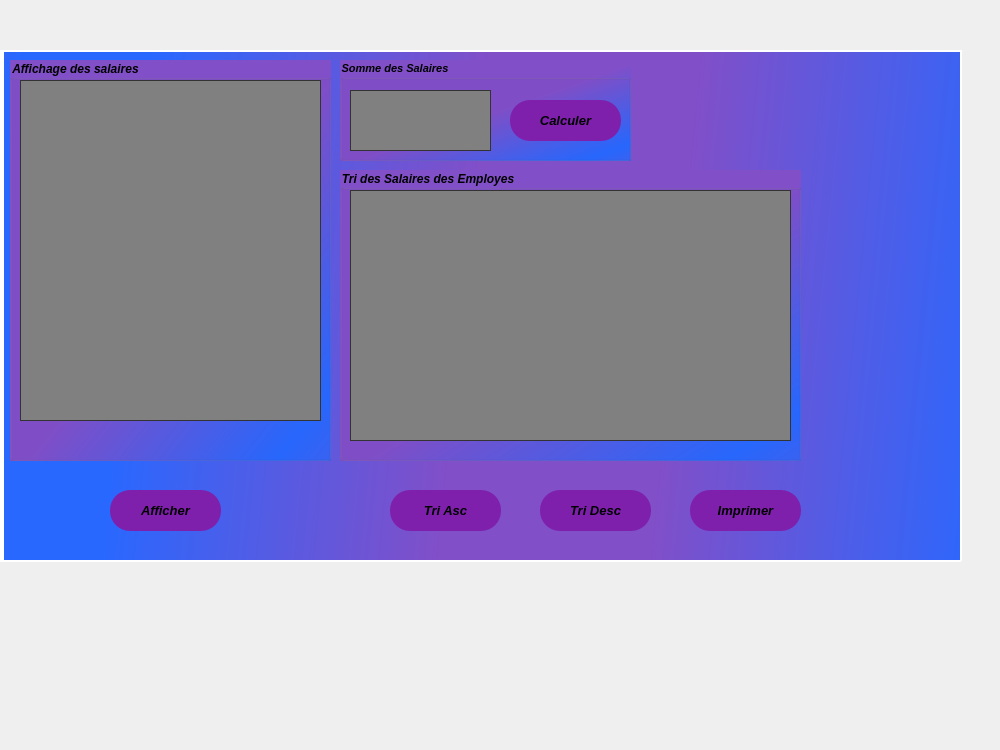
   <widget class="QWidget" name="tab_19">
    <attribute name="title">
     <string>Gestion des salaires</string>
    </attribute>
    <widget class="QLabel" name="label_21">
     <property name="geometry">
      <rect>
       <x>-10</x>
       <y>-100</y>
       <width>931</width>
       <height>671</height>
      </rect>
     </property>
     <property name="text">
      <string/>
     </property>
    </widget>
    <widget class="QPushButton" name="affichersalaire">
     <property name="geometry">
      <rect>
       <x>370</x>
       <y>440</y>
       <width>111</width>
       <height>41</height>
      </rect>
     </property>
     <property name="font">
      <font>
       <pointsize>10</pointsize>
       <weight>75</weight>
       <italic>true</italic>
       <bold>true</bold>
      </font>
     </property>
     <property name="styleSheet">
      <string notr="true">
QPushButton
{
border-radius: 10px 100px / 120px;
background-color: rgb(126, 32, 172);
border-color: rgb(0, 0, 255);
border-radius: 20px;
}
QPushButton:hover
{

border-left:10px solid rgb(255, 255, 255);
color:rgb(255, 255, 255);
}
QPushButton:pressed
{
font: 11pt &quot;Microsoft YaHei&quot;;
}

</string>
     </property>
     <property name="text">
      <string>Afficher</string>
     </property>
    </widget>
    <widget class="QLabel" name="label_11">
     <property name="geometry">
      <rect>
       <x>80</x>
       <y>50</y>
       <width>701</width>
       <height>421</height>
      </rect>
     </property>
     <property name="text">
      <string/>
     </property>
    </widget>
    <widget class="QLabel" name="label_34">
     <property name="geometry">
      <rect>
       <x>10</x>
       <y>20</y>
       <width>911</width>
       <height>561</height>
      </rect>
     </property>
     <property name="text">
      <string/>
     </property>
    </widget>
    <widget class="QLabel" name="label_12">
     <property name="geometry">
      <rect>
       <x>-10</x>
       <y>-100</y>
       <width>991</width>
       <height>741</height>
      </rect>
     </property>
     <property name="text">
      <string/>
     </property>
    </widget>
    <widget class="QLabel" name="label_35">
     <property name="geometry">
      <rect>
       <x>0</x>
       <y>50</y>
       <width>961</width>
       <height>511</height>
      </rect>
     </property>
     <property name="styleSheet">
      <string notr="true">background-color: qlineargradient(spread:pad, x1:0.338235, y1:0.006, x2:1, y2:1, stop:0.205882 rgba(141, 100, 200, 255), stop:1 rgba(112, 165, 255, 255));
background-color: qlineargradient(spread:reflect, x1:0.859, y1:0.402591, x2:0.083, y2:0.142, stop:0.205882 rgba(129, 79, 200, 255), stop:0.877451 rgba(40, 104, 255, 255));
background-color: qlineargradient(spread:reflect, x1:0.609, y1:0.17, x2:0.083, y2:0.142, stop:0.205882 rgba(129, 79, 200, 255), stop:0.877451 rgba(40, 104, 255, 255));</string>
     </property>
     <property name="text">
      <string/>
     </property>
    </widget>
    <widget class="QLabel" name="label_36">
     <property name="geometry">
      <rect>
       <x>0</x>
       <y>50</y>
       <width>961</width>
       <height>2</height>
      </rect>
     </property>
     <property name="styleSheet">
      <string notr="true">background-color: rgb(255, 255, 255);</string>
     </property>
     <property name="text">
      <string/>
     </property>
    </widget>
    <widget class="QLabel" name="label_37">
     <property name="geometry">
      <rect>
       <x>960</x>
       <y>50</y>
       <width>2</width>
       <height>511</height>
      </rect>
     </property>
     <property name="styleSheet">
      <string notr="true">background-color: rgb(255, 255, 255);</string>
     </property>
     <property name="text">
      <string/>
     </property>
    </widget>
    <widget class="QLabel" name="label_38">
     <property name="geometry">
      <rect>
       <x>0</x>
       <y>560</y>
       <width>961</width>
       <height>2</height>
      </rect>
     </property>
     <property name="styleSheet">
      <string notr="true">background-color: rgb(255, 255, 255);</string>
     </property>
     <property name="text">
      <string/>
     </property>
    </widget>
    <widget class="QLabel" name="label_39">
     <property name="geometry">
      <rect>
       <x>-16</x>
       <y>50</y>
       <width>20</width>
       <height>511</height>
      </rect>
     </property>
     <property name="styleSheet">
      <string notr="true">background-color: rgb(255, 255, 255);</string>
     </property>
     <property name="text">
      <string/>
     </property>
    </widget>
    <widget class="QPushButton" name="affichersalaire_2">
     <property name="geometry">
      <rect>
       <x>110</x>
       <y>490</y>
       <width>111</width>
       <height>41</height>
      </rect>
     </property>
     <property name="font">
      <font>
       <pointsize>10</pointsize>
       <weight>75</weight>
       <italic>true</italic>
       <bold>true</bold>
      </font>
     </property>
     <property name="styleSheet">
      <string notr="true">
QPushButton
{
border-radius: 10px 100px / 120px;
background-color: rgb(126, 32, 172);
border-color: rgb(0, 0, 255);
border-radius: 20px;
}
QPushButton:hover
{

border-left:10px solid rgb(255, 255, 255);
color:rgb(255, 255, 255);
}
QPushButton:pressed
{
font: 11pt &quot;Microsoft YaHei&quot;;
}

</string>
     </property>
     <property name="text">
      <string>Afficher</string>
     </property>
     <property name="icon">
      <iconset>
       <normaloff>../maquetteQT/afficher.png</normaloff>../maquetteQT/afficher.png</iconset>
     </property>
    </widget>
    <widget class="QGroupBox" name="groupBox">
     <property name="geometry">
      <rect>
       <x>340</x>
       <y>60</y>
       <width>291</width>
       <height>101</height>
      </rect>
     </property>
     <property name="font">
      <font>
       <pointsize>8</pointsize>
       <weight>75</weight>
       <italic>true</italic>
       <bold>true</bold>
       <underline>false</underline>
       <strikeout>false</strikeout>
      </font>
     </property>
     <property name="styleSheet">
      <string notr="true">background-color: qlineargradient(spread:reflect, x1:0.918, y1:0.908, x2:0, y2:0, stop:0 rgba(40, 104, 255, 255), stop:0.431373 rgba(129, 79, 200, 255));</string>
     </property>
     <property name="title">
      <string>Somme des Salaires</string>
     </property>
     <property name="alignment">
      <set>Qt::AlignLeading|Qt::AlignLeft|Qt::AlignVCenter</set>
     </property>
     <property name="flat">
      <bool>false</bool>
     </property>
     <property name="checkable">
      <bool>false</bool>
     </property>
     <widget class="QTableView" name="tablesalaire_2">
      <property name="geometry">
       <rect>
        <x>10</x>
        <y>30</y>
        <width>141</width>
        <height>61</height>
       </rect>
      </property>
      <property name="styleSheet">
       <string notr="true">QTableView
{
    background-color: #808080;
    border: 1px groove #333333;
    color: #f0f0f0;
	font-weight: bold;
    gridline-color: #333333;
    outline : 0;

}


QTableView::disabled
{
    background-color: #242526;
    border: 1px solid #32414B;
    color: #656565;
    gridline-color: #656565;
    outline : 0;

}


QTableView::item:hover 
{
    background-color: #484c58;
    color: #f0f0f0;

}


QTableView::item:selected 
{
    background-color: #484c58;
    border: 2px groove #00ff00;
    color: #F0F0F0;

}


QTableView::item:selected:disabled
{
    background-color: #1a1b1c;
    border: 2px solid #525251;
    color: #656565;

}


QTableCornerButton::section
{
    background-color: #282830;

}


QHeaderView::section
{
    background-color: #282830;
    color: #fff;
	font-weight: bold;
    text-align: left;
	padding: 4px;
	
}


QHeaderView::section:disabled
{
    background-color: #525251;
    color: #656565;

}


QHeaderView::section:checked
{
    background-color: #00ff00;

}


QHeaderView::section:checked:disabled
{
    color: #656565;
    background-color: #525251;

}


QHeaderView::section::vertical::first,
QHeaderView::section::vertical::only-one
{
    border-top: 0px;

}


QHeaderView::section::vertical
{
    border-top: 0px;

}


QHeaderView::section::horizontal::first,
QHeaderView::section::horizontal::only-one
{
    border-left: 0px;

}


QHeaderView::section::horizontal
{
    border-left: 0px;

}</string>
      </property>
     </widget>
     <widget class="QPushButton" name="calcul">
      <property name="geometry">
       <rect>
        <x>170</x>
        <y>40</y>
        <width>111</width>
        <height>41</height>
       </rect>
      </property>
      <property name="font">
       <font>
        <pointsize>10</pointsize>
        <weight>75</weight>
        <italic>true</italic>
        <bold>true</bold>
       </font>
      </property>
      <property name="styleSheet">
       <string notr="true">
QPushButton
{
border-radius: 10px 100px / 120px;
background-color: rgb(126, 32, 172);
border-color: rgb(0, 0, 255);
border-radius: 20px;
}
QPushButton:hover
{

border-left:10px solid rgb(255, 255, 255);
color:rgb(255, 255, 255);
}
QPushButton:pressed
{
font: 11pt &quot;Microsoft YaHei&quot;;
}

</string>
      </property>
      <property name="text">
       <string>Calculer</string>
      </property>
      <property name="icon">
       <iconset>
        <normaloff>../maquetteQT/calculator-icon.png</normaloff>../maquetteQT/calculator-icon.png</iconset>
      </property>
      <property name="iconSize">
       <size>
        <width>22</width>
        <height>22</height>
       </size>
      </property>
     </widget>
    </widget>
    <widget class="QGroupBox" name="groupBox_3">
     <property name="geometry">
      <rect>
       <x>340</x>
       <y>170</y>
       <width>461</width>
       <height>291</height>
      </rect>
     </property>
     <property name="font">
      <font>
       <weight>75</weight>
       <italic>true</italic>
       <bold>true</bold>
      </font>
     </property>
     <property name="styleSheet">
      <string notr="true">background-color: qlineargradient(spread:reflect, x1:0.918, y1:0.908, x2:0, y2:0, stop:0 rgba(40, 104, 255, 255), stop:0.431373 rgba(129, 79, 200, 255));</string>
     </property>
     <property name="title">
      <string>Tri des Salaires des Employes</string>
     </property>
     <property name="checkable">
      <bool>false</bool>
     </property>
     <widget class="QTableView" name="tablesalaire_4">
      <property name="geometry">
       <rect>
        <x>10</x>
        <y>20</y>
        <width>441</width>
        <height>251</height>
       </rect>
      </property>
      <property name="styleSheet">
       <string notr="true">QTableView
{
    background-color: #808080;
    border: 1px groove #333333;
    color: #f0f0f0;
	font-weight: bold;
    gridline-color: #333333;
    outline : 0;

}


QTableView::disabled
{
    background-color: #242526;
    border: 1px solid #32414B;
    color: #656565;
    gridline-color: #656565;
    outline : 0;

}


QTableView::item:hover 
{
    background-color: #484c58;
    color: #f0f0f0;

}


QTableView::item:selected 
{
    background-color: #484c58;
    border: 2px groove #00ff00;
    color: #F0F0F0;

}


QTableView::item:selected:disabled
{
    background-color: #1a1b1c;
    border: 2px solid #525251;
    color: #656565;

}


QTableCornerButton::section
{
    background-color: #282830;

}


QHeaderView::section
{
    background-color: #282830;
    color: #fff;
	font-weight: bold;
    text-align: left;
	padding: 4px;
	
}


QHeaderView::section:disabled
{
    background-color: #525251;
    color: #656565;

}


QHeaderView::section:checked
{
    background-color: #00ff00;

}


QHeaderView::section:checked:disabled
{
    color: #656565;
    background-color: #525251;

}


QHeaderView::section::vertical::first,
QHeaderView::section::vertical::only-one
{
    border-top: 0px;

}


QHeaderView::section::vertical
{
    border-top: 0px;

}


QHeaderView::section::horizontal::first,
QHeaderView::section::horizontal::only-one
{
    border-left: 0px;

}


QHeaderView::section::horizontal
{
    border-left: 0px;

}</string>
      </property>
     </widget>
    </widget>
    <widget class="QGroupBox" name="groupBox_4">
     <property name="geometry">
      <rect>
       <x>10</x>
       <y>60</y>
       <width>321</width>
       <height>401</height>
      </rect>
     </property>
     <property name="font">
      <font>
       <weight>75</weight>
       <italic>true</italic>
       <bold>true</bold>
      </font>
     </property>
     <property name="styleSheet">
      <string notr="true">background-color: qlineargradient(spread:reflect, x1:0.918, y1:0.908, x2:0, y2:0, stop:0 rgba(40, 104, 255, 255), stop:0.431373 rgba(129, 79, 200, 255));</string>
     </property>
     <property name="title">
      <string>Affichage des salaires</string>
     </property>
     <widget class="QTableView" name="tablesalaire">
      <property name="geometry">
       <rect>
        <x>10</x>
        <y>20</y>
        <width>301</width>
        <height>341</height>
       </rect>
      </property>
      <property name="styleSheet">
       <string notr="true">QTableView
{
    background-color: #808080;
    border: 1px groove #333333;
    color: #f0f0f0;
	font-weight: bold;
    gridline-color: #333333;
    outline : 0;

}


QTableView::disabled
{
    background-color: #242526;
    border: 1px solid #32414B;
    color: #656565;
    gridline-color: #656565;
    outline : 0;

}


QTableView::item:hover 
{
    background-color: #484c58;
    color: #f0f0f0;

}


QTableView::item:selected 
{
    background-color: #484c58;
    border: 2px groove #00ff00;
    color: #F0F0F0;

}


QTableView::item:selected:disabled
{
    background-color: #1a1b1c;
    border: 2px solid #525251;
    color: #656565;

}


QTableCornerButton::section
{
    background-color: #282830;

}


QHeaderView::section
{
    background-color: #282830;
    color: #fff;
	font-weight: bold;
    text-align: left;
	padding: 4px;
	
}


QHeaderView::section:disabled
{
    background-color: #525251;
    color: #656565;

}


QHeaderView::section:checked
{
    background-color: #00ff00;

}


QHeaderView::section:checked:disabled
{
    color: #656565;
    background-color: #525251;

}


QHeaderView::section::vertical::first,
QHeaderView::section::vertical::only-one
{
    border-top: 0px;

}


QHeaderView::section::vertical
{
    border-top: 0px;

}


QHeaderView::section::horizontal::first,
QHeaderView::section::horizontal::only-one
{
    border-left: 0px;

}


QHeaderView::section::horizontal
{
    border-left: 0px;

}</string>
      </property>
     </widget>
    </widget>
    <widget class="QPushButton" name="trier">
     <property name="geometry">
      <rect>
       <x>390</x>
       <y>490</y>
       <width>111</width>
       <height>41</height>
      </rect>
     </property>
     <property name="font">
      <font>
       <pointsize>10</pointsize>
       <weight>75</weight>
       <italic>true</italic>
       <bold>true</bold>
      </font>
     </property>
     <property name="styleSheet">
      <string notr="true">
QPushButton
{
border-radius: 10px 100px / 120px;
background-color: rgb(126, 32, 172);
border-color: rgb(0, 0, 255);
border-radius: 20px;
}
QPushButton:hover
{

border-left:10px solid rgb(255, 255, 255);
color:rgb(255, 255, 255);
}
QPushButton:pressed
{
font: 11pt &quot;Microsoft YaHei&quot;;
}

</string>
     </property>
     <property name="text">
      <string>Tri Asc</string>
     </property>
     <property name="icon">
      <iconset>
       <normaloff>../maquetteQT/asc.png</normaloff>../maquetteQT/asc.png</iconset>
     </property>
     <property name="iconSize">
      <size>
       <width>20</width>
       <height>20</height>
      </size>
     </property>
    </widget>
    <widget class="QPushButton" name="trier_2">
     <property name="geometry">
      <rect>
       <x>540</x>
       <y>490</y>
       <width>111</width>
       <height>41</height>
      </rect>
     </property>
     <property name="font">
      <font>
       <pointsize>10</pointsize>
       <weight>75</weight>
       <italic>true</italic>
       <bold>true</bold>
      </font>
     </property>
     <property name="styleSheet">
      <string notr="true">
QPushButton
{
border-radius: 10px 100px / 120px;
background-color: rgb(126, 32, 172);
border-color: rgb(0, 0, 255);
border-radius: 20px;
}
QPushButton:hover
{

border-left:10px solid rgb(255, 255, 255);
color:rgb(255, 255, 255);
}
QPushButton:pressed
{
font: 11pt &quot;Microsoft YaHei&quot;;
}

</string>
     </property>
     <property name="text">
      <string>Tri Desc</string>
     </property>
     <property name="icon">
      <iconset>
       <normaloff>../maquetteQT/desc.png</normaloff>../maquetteQT/desc.png</iconset>
     </property>
     <property name="iconSize">
      <size>
       <width>20</width>
       <height>20</height>
      </size>
     </property>
    </widget>
    <widget class="QPushButton" name="impressionpdf_3">
     <property name="geometry">
      <rect>
       <x>690</x>
       <y>490</y>
       <width>111</width>
       <height>41</height>
      </rect>
     </property>
     <property name="font">
      <font>
       <pointsize>10</pointsize>
       <weight>75</weight>
       <italic>true</italic>
       <bold>true</bold>
      </font>
     </property>
     <property name="styleSheet">
      <string notr="true">
QPushButton
{
border-radius: 10px 100px / 120px;
background-color: rgb(126, 32, 172);
border-color: rgb(0, 0, 255);
border-radius: 20px;
}
QPushButton:hover
{

border-left:10px solid rgb(255, 255, 255);
color:rgb(255, 255, 255);
}
QPushButton:pressed
{
font: 11pt &quot;Microsoft YaHei&quot;;
}

</string>
     </property>
     <property name="text">
      <string>Imprimer</string>
     </property>
     <property name="icon">
      <iconset>
       <normaloff>../maquetteQT/imprimer.png</normaloff>../maquetteQT/imprimer.png</iconset>
     </property>
    </widget>
    <zorder>label_34</zorder>
    <zorder>label_11</zorder>
    <zorder>label_21</zorder>
    <zorder>label_12</zorder>
    <zorder>affichersalaire</zorder>
    <zorder>label_35</zorder>
    <zorder>label_36</zorder>
    <zorder>label_37</zorder>
    <zorder>label_38</zorder>
    <zorder>label_39</zorder>
    <zorder>groupBox</zorder>
    <zorder>groupBox_3</zorder>
    <zorder>groupBox_4</zorder>
    <zorder>affichersalaire_2</zorder>
    <zorder>trier</zorder>
    <zorder>trier_2</zorder>
    <zorder>impressionpdf_3</zorder>
   </widget>
